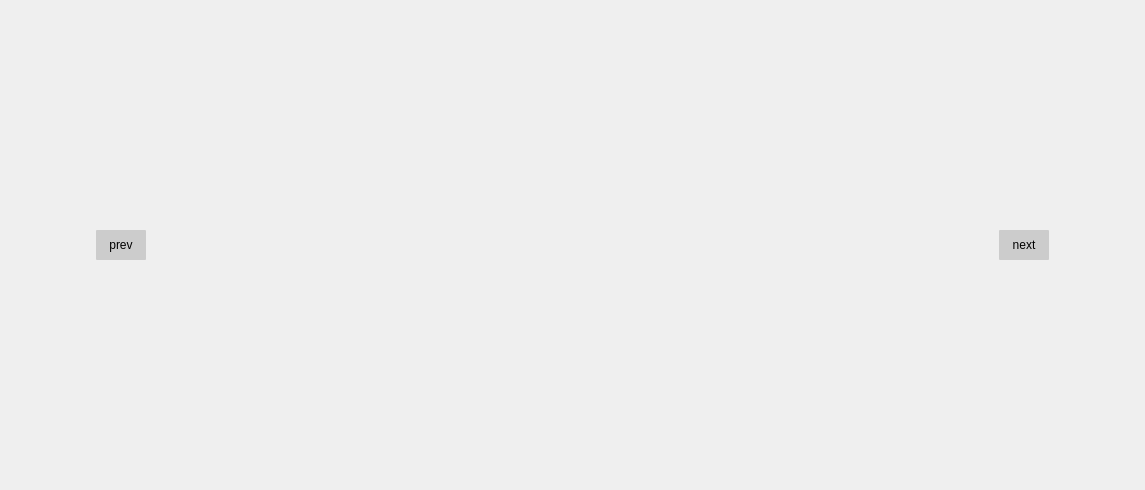
<?xml version="1.0" encoding="UTF-8"?>
<ui version="4.0">
 <class>AnnotationPreview</class>
 <widget class="QWidget" name="AnnotationPreview">
  <property name="geometry">
   <rect>
    <x>0</x>
    <y>0</y>
    <width>1145</width>
    <height>490</height>
   </rect>
  </property>
  <property name="windowTitle">
   <string>Form</string>
  </property>
  <layout class="QHBoxLayout" name="horizontalLayout">
   <item>
    <widget class="QPushButton" name="prevScan">
     <property name="minimumSize">
      <size>
       <width>0</width>
       <height>0</height>
      </size>
     </property>
     <property name="maximumSize">
      <size>
       <width>50</width>
       <height>30</height>
      </size>
     </property>
     <property name="styleSheet">
      <string notr="true">background: #ccc;
border-radius:1px;
padding:5px;</string>
     </property>
     <property name="text">
      <string>prev</string>
     </property>
    </widget>
   </item>
   <item>
    <widget class="QListView" name="previewScans">
     <property name="sizePolicy">
      <sizepolicy hsizetype="Preferred" vsizetype="Fixed">
       <horstretch>0</horstretch>
       <verstretch>0</verstretch>
      </sizepolicy>
     </property>
     <property name="maximumSize">
      <size>
       <width>671</width>
       <height>150</height>
      </size>
     </property>
     <property name="styleSheet">
      <string notr="true">QListView {
background-color: transparent;
}
QListView::item:selected{ 
border: 2px solid blue; 
}
QScrollBar {
	height: 0;
}</string>
     </property>
     <property name="verticalScrollBarPolicy">
      <enum>Qt::ScrollBarAlwaysOff</enum>
     </property>
     <property name="horizontalScrollBarPolicy">
      <enum>Qt::ScrollBarAlwaysOff</enum>
     </property>
     <property name="sizeAdjustPolicy">
      <enum>QAbstractScrollArea::AdjustToContentsOnFirstShow</enum>
     </property>
     <property name="autoScroll">
      <bool>false</bool>
     </property>
     <property name="autoScrollMargin">
      <number>0</number>
     </property>
     <property name="horizontalScrollMode">
      <enum>QAbstractItemView::ScrollPerItem</enum>
     </property>
     <property name="flow">
      <enum>QListView::LeftToRight</enum>
     </property>
     <property name="isWrapping" stdset="0">
      <bool>true</bool>
     </property>
     <property name="resizeMode">
      <enum>QListView::Adjust</enum>
     </property>
     <property name="gridSize">
      <size>
       <width>150</width>
       <height>130</height>
      </size>
     </property>
     <property name="viewMode">
      <enum>QListView::IconMode</enum>
     </property>
     <property name="batchSize">
      <number>100</number>
     </property>
     <property name="itemAlignment">
      <set>Qt::AlignCenter</set>
     </property>
    </widget>
   </item>
   <item>
    <widget class="QPushButton" name="nextScan">
     <property name="minimumSize">
      <size>
       <width>0</width>
       <height>0</height>
      </size>
     </property>
     <property name="maximumSize">
      <size>
       <width>50</width>
       <height>30</height>
      </size>
     </property>
     <property name="styleSheet">
      <string notr="true">background: #ccc;
border-radius:1px;
padding:5px;</string>
     </property>
     <property name="text">
      <string>next</string>
     </property>
    </widget>
   </item>
  </layout>
 </widget>
 <resources/>
 <connections/>
</ui>
